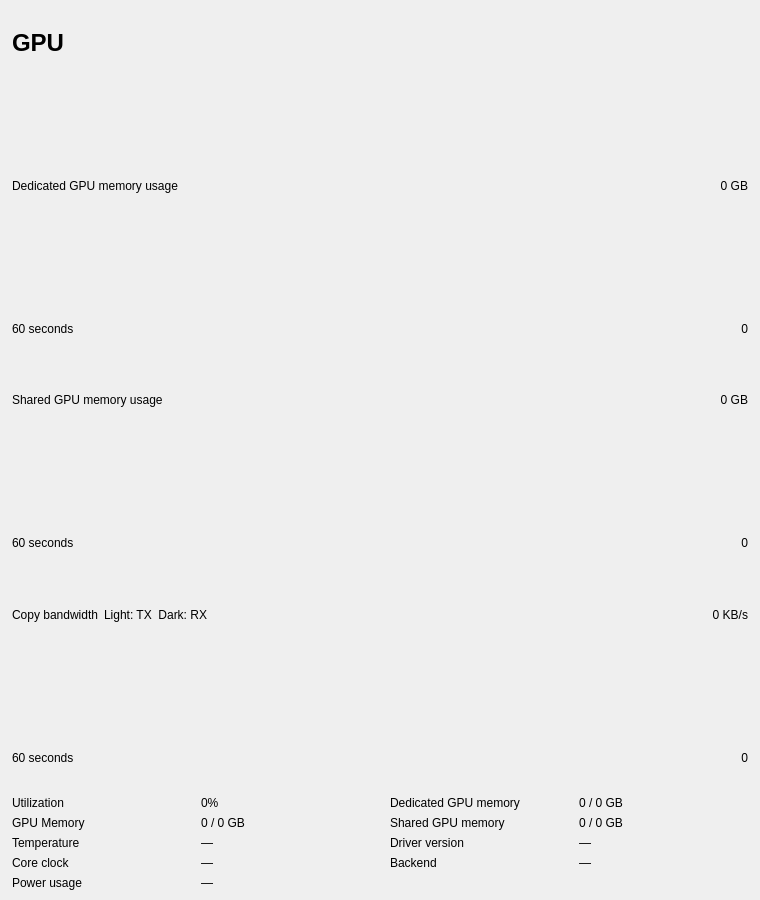
<?xml version="1.0" encoding="UTF-8"?>
<ui version="4.0">
 <class>GpuDetailWidget</class>
 <widget class="QWidget" name="GpuDetailWidget">
  <property name="geometry">
   <rect>
    <x>0</x>
    <y>0</y>
    <width>760</width>
    <height>900</height>
   </rect>
  </property>
  <layout class="QVBoxLayout" name="verticalLayout">
   <property name="spacing">
    <number>6</number>
   </property>
   <property name="leftMargin">
    <number>12</number>
   </property>
   <property name="topMargin">
    <number>10</number>
   </property>
   <property name="rightMargin">
    <number>12</number>
   </property>
   <property name="bottomMargin">
    <number>10</number>
   </property>
   <item>
    <layout class="QHBoxLayout" name="headerLayout">
     <item>
      <widget class="QLabel" name="titleLabel">
       <property name="styleSheet">
        <string>font-size: 18pt; font-weight: bold;</string>
       </property>
       <property name="text">
        <string>GPU</string>
       </property>
      </widget>
     </item>
     <item>
      <widget class="QLabel" name="modelLabel">
       <property name="styleSheet">
        <string>font-size: 11pt;</string>
       </property>
       <property name="text">
        <string></string>
       </property>
       <property name="alignment">
        <set>Qt::AlignRight|Qt::AlignVCenter</set>
       </property>
      </widget>
     </item>
    </layout>
   </item>
   <item>
    <widget class="QWidget" name="engineAreaContainer">
     <property name="sizePolicy">
      <sizepolicy hsizetype="Expanding" vsizetype="Preferred">
       <horstretch>0</horstretch>
       <verstretch>0</verstretch>
      </sizepolicy>
     </property>
    </widget>
   </item>
   <item>
    <layout class="QHBoxLayout" name="dedicatedHeaderLayout">
     <item>
      <widget class="QLabel" name="dedicatedMemGraphLabel">
       <property name="text">
        <string>Dedicated GPU memory usage</string>
       </property>
      </widget>
     </item>
     <item>
      <spacer name="dedicatedHeaderSpacer">
       <property name="orientation">
        <enum>Qt::Horizontal</enum>
       </property>
       <property name="sizeHint" stdset="0">
        <size>
         <width>40</width>
         <height>20</height>
        </size>
       </property>
      </spacer>
     </item>
     <item>
      <widget class="QLabel" name="dedicatedMemGraphMaxLabel">
       <property name="text">
        <string>0 GB</string>
       </property>
       <property name="alignment">
        <set>Qt::AlignRight|Qt::AlignVCenter</set>
       </property>
      </widget>
     </item>
    </layout>
   </item>
   <item>
    <widget class="Perf::GraphWidget" name="dedicatedMemGraphWidget">
     <property name="minimumHeight">
      <number>30</number>
     </property>
    </widget>
   </item>
   <item>
    <layout class="QHBoxLayout" name="dedicatedTimeAxisLayout">
     <item>
      <widget class="QLabel" name="dedicatedTimeLeftLabel">
       <property name="text">
        <string>60 seconds</string>
       </property>
      </widget>
     </item>
     <item>
      <spacer name="dedicatedTimeSpacer">
       <property name="orientation">
        <enum>Qt::Horizontal</enum>
       </property>
       <property name="sizeHint" stdset="0">
        <size>
         <width>40</width>
         <height>20</height>
        </size>
       </property>
      </spacer>
     </item>
     <item>
      <widget class="QLabel" name="dedicatedTimeRightLabel">
       <property name="text">
        <string>0</string>
       </property>
       <property name="alignment">
        <set>Qt::AlignRight|Qt::AlignVCenter</set>
       </property>
      </widget>
     </item>
    </layout>
   </item>
   <item>
    <layout class="QHBoxLayout" name="sharedHeaderLayout">
     <item>
      <widget class="QLabel" name="sharedMemGraphLabel">
       <property name="text">
        <string>Shared GPU memory usage</string>
       </property>
      </widget>
     </item>
     <item>
      <spacer name="sharedHeaderSpacer">
       <property name="orientation">
        <enum>Qt::Horizontal</enum>
       </property>
       <property name="sizeHint" stdset="0">
        <size>
         <width>40</width>
         <height>20</height>
        </size>
       </property>
      </spacer>
     </item>
     <item>
      <widget class="QLabel" name="sharedMemGraphMaxLabel">
       <property name="text">
        <string>0 GB</string>
       </property>
       <property name="alignment">
        <set>Qt::AlignRight|Qt::AlignVCenter</set>
       </property>
      </widget>
     </item>
    </layout>
   </item>
   <item>
    <widget class="Perf::GraphWidget" name="sharedMemGraphWidget">
     <property name="minimumHeight">
      <number>30</number>
     </property>
    </widget>
   </item>
   <item>
    <layout class="QHBoxLayout" name="sharedTimeAxisLayout">
     <item>
      <widget class="QLabel" name="sharedTimeLeftLabel">
       <property name="text">
        <string>60 seconds</string>
       </property>
      </widget>
     </item>
     <item>
      <spacer name="sharedTimeSpacer">
       <property name="orientation">
        <enum>Qt::Horizontal</enum>
       </property>
       <property name="sizeHint" stdset="0">
        <size>
         <width>40</width>
         <height>20</height>
        </size>
       </property>
      </spacer>
     </item>
     <item>
      <widget class="QLabel" name="sharedTimeRightLabel">
       <property name="text">
        <string>0</string>
       </property>
       <property name="alignment">
        <set>Qt::AlignRight|Qt::AlignVCenter</set>
       </property>
      </widget>
     </item>
    </layout>
   </item>
   <item>
    <layout class="QHBoxLayout" name="copyHeaderLayout">
     <item>
      <widget class="QLabel" name="copyBwGraphLabel">
       <property name="text">
        <string>Copy bandwidth</string>
       </property>
      </widget>
     </item>
     <item>
      <widget class="QLabel" name="copyBwLegendLabel">
       <property name="text">
        <string>Light: TX  Dark: RX</string>
       </property>
      </widget>
     </item>
     <item>
      <spacer name="copyHeaderSpacer">
       <property name="orientation">
        <enum>Qt::Horizontal</enum>
       </property>
       <property name="sizeHint" stdset="0">
        <size>
         <width>40</width>
         <height>20</height>
        </size>
       </property>
      </spacer>
     </item>
     <item>
      <widget class="QLabel" name="copyBwGraphMaxLabel">
       <property name="text">
        <string>0 KB/s</string>
       </property>
       <property name="alignment">
        <set>Qt::AlignRight|Qt::AlignVCenter</set>
       </property>
      </widget>
     </item>
    </layout>
   </item>
   <item>
    <widget class="Perf::GraphWidget" name="copyBwGraphWidget">
     <property name="minimumHeight">
      <number>30</number>
     </property>
    </widget>
   </item>
   <item>
    <layout class="QHBoxLayout" name="copyTimeAxisLayout">
     <item>
      <widget class="QLabel" name="copyTimeLeftLabel">
       <property name="text">
        <string>60 seconds</string>
       </property>
      </widget>
     </item>
     <item>
      <spacer name="copyTimeSpacer">
       <property name="orientation">
        <enum>Qt::Horizontal</enum>
       </property>
       <property name="sizeHint" stdset="0">
        <size>
         <width>40</width>
         <height>20</height>
        </size>
       </property>
      </spacer>
     </item>
     <item>
      <widget class="QLabel" name="copyTimeRightLabel">
       <property name="text">
        <string>0</string>
       </property>
       <property name="alignment">
        <set>Qt::AlignRight|Qt::AlignVCenter</set>
       </property>
      </widget>
     </item>
    </layout>
   </item>
   <item>
    <layout class="QGridLayout" name="statsGrid">
     <property name="horizontalSpacing">
      <number>20</number>
     </property>
     <property name="verticalSpacing">
      <number>6</number>
     </property>
     <item row="0" column="0">
      <widget class="QLabel" name="utilLabel">
       <property name="text">
        <string>Utilization</string>
       </property>
      </widget>
     </item>
     <item row="0" column="1">
      <widget class="QLabel" name="utilValueLabel">
       <property name="text">
        <string>0%</string>
       </property>
      </widget>
     </item>
     <item row="0" column="2">
      <widget class="QLabel" name="dedicatedMemLabel">
       <property name="text">
        <string>Dedicated GPU memory</string>
       </property>
      </widget>
     </item>
     <item row="0" column="3">
      <widget class="QLabel" name="dedicatedMemValueLabel">
       <property name="text">
        <string>0 / 0 GB</string>
       </property>
      </widget>
     </item>
     <item row="1" column="0">
      <widget class="QLabel" name="gpuMemLabel">
       <property name="text">
        <string>GPU Memory</string>
       </property>
      </widget>
     </item>
     <item row="1" column="1">
      <widget class="QLabel" name="gpuMemValueLabel">
       <property name="text">
        <string>0 / 0 GB</string>
       </property>
      </widget>
     </item>
     <item row="1" column="2">
      <widget class="QLabel" name="sharedMemLabel">
       <property name="text">
        <string>Shared GPU memory</string>
       </property>
      </widget>
     </item>
     <item row="1" column="3">
      <widget class="QLabel" name="sharedMemValueLabel">
       <property name="text">
        <string>0 / 0 GB</string>
       </property>
      </widget>
     </item>
     <item row="2" column="0">
      <widget class="QLabel" name="tempLabel">
       <property name="text">
        <string>Temperature</string>
       </property>
      </widget>
     </item>
     <item row="2" column="1">
      <widget class="QLabel" name="tempValueLabel">
       <property name="text">
        <string>—</string>
       </property>
      </widget>
     </item>
     <item row="2" column="2">
      <widget class="QLabel" name="driverLabel">
       <property name="text">
        <string>Driver version</string>
       </property>
      </widget>
     </item>
     <item row="2" column="3">
      <widget class="QLabel" name="driverValueLabel">
       <property name="text">
        <string>—</string>
       </property>
      </widget>
     </item>
     <item row="3" column="2">
      <widget class="QLabel" name="backendLabel">
       <property name="text">
        <string>Backend</string>
       </property>
      </widget>
     </item>
     <item row="3" column="3">
      <widget class="QLabel" name="backendValueLabel">
       <property name="text">
        <string>—</string>
       </property>
      </widget>
     </item>
     <item row="3" column="0">
      <widget class="QLabel" name="coreClockLabel">
       <property name="text">
        <string>Core clock</string>
       </property>
      </widget>
     </item>
     <item row="3" column="1">
      <widget class="QLabel" name="coreClockValueLabel">
       <property name="text">
        <string>—</string>
       </property>
      </widget>
     </item>
     <item row="4" column="0">
      <widget class="QLabel" name="powerUsageLabel">
       <property name="text">
        <string>Power usage</string>
       </property>
      </widget>
     </item>
     <item row="4" column="1">
      <widget class="QLabel" name="powerUsageValueLabel">
       <property name="text">
        <string>—</string>
       </property>
      </widget>
     </item>
    </layout>
   </item>
  </layout>
 </widget>
 <customwidgets>
  <customwidget>
   <class>Perf::GraphWidget</class>
   <extends>QWidget</extends>
   <header>perf/graphwidget.h</header>
  </customwidget>
 </customwidgets>
 <resources/>
 <connections/>
</ui>
